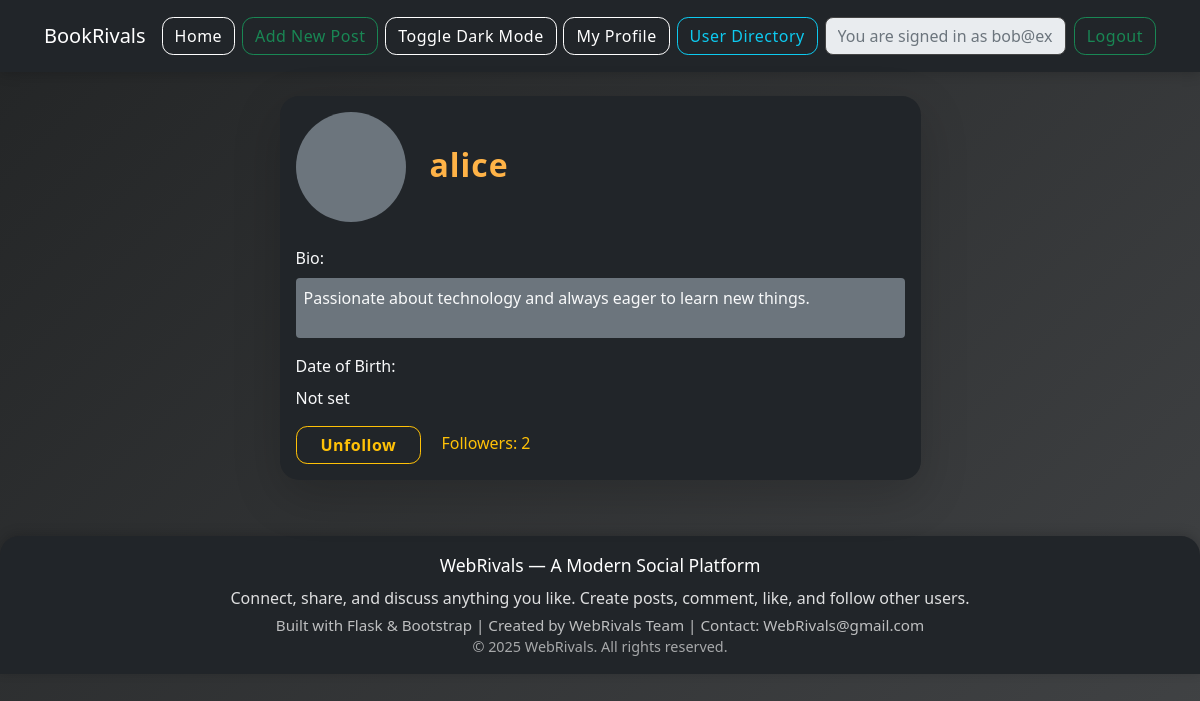
/profile?user=alice@example.com (signed in), run on the app's committed database.
### tables this page shows
CREATE TABLE users (
                        id INTEGER PRIMARY KEY,
                        username TEXT UNIQUE,
                        password TEXT, profile_picture TEXT, bio TEXT, date_of_birth TEXT);

### routes.py (the view, shortened to what this page needs)
@routes.route('/profile', methods=['GET', 'POST'])
def profile():
    if 'username' not in session:
        return redirect('/login')
    username = request.args.get('user')
    if not username:
        username = session['username']
    conn = sqlite3.connect(DATABASE)
    cursor = conn.cursor()
    cursor.execute("SELECT username, profile_picture, bio, date_of_birth FROM users WHERE username = ?", (username,))
    user = cursor.fetchone()
    cursor.execute("SELECT follower FROM followers WHERE following = ?", (username,))
    followers = cursor.fetchall()
    cursor.execute("SELECT following FROM followers WHERE follower = ?", (username,))
    following = cursor.fetchall()
    conn.close()
    followers_list = [f[0] for f in followers]
    following_list = [f[0] for f in following]
    if not user:
        return "User not found", 404
    return render_template('profile.html', user=user, followers=followers_list, following=following_list)

### app.py (called while the page is built)
@app.context_processor
def utility_processor():
    return dict(
        get_follower_count=get_follower_count,
        get_like_count=get_like_count,
        is_following=is_following,
        is_liked=is_liked,
        get_display_name=get_display_name
    )

### utils.py (called while the page is built)
def get_follower_count(username):
    conn = sqlite3.connect(DATABASE)
    cursor = conn.cursor()
    cursor.execute("SELECT COUNT(*) FROM followers WHERE following=?", (username,))
    count = cursor.fetchone()[0]
    conn.close()
    return count

def is_following(follower, following):
    if not follower or not following:
        return False
    conn = sqlite3.connect(DATABASE)
    cursor = conn.cursor()
    cursor.execute("SELECT 1 FROM followers WHERE follower=? AND following=?",
                  (follower, following))
    result = cursor.fetchone()
    conn.close()
    return result is not None

def get_display_name(email):
    if not email:
        return ''
    return email.split('@')[0]

### templates/profile.html (shortened to what this page needs)
{% extends 'base.html' %}
{% block content %}
<main class="container py-4">
    <div class="row justify-content-center">
        <div class="col-lg-7 col-md-9 col-sm-12">
            <div class="card shadow-lg bg-dark text-light" style="border-radius: 1.2rem;">
                <div class="card-body">
                    <div class="d-flex align-items-center mb-4">
                        {% if user[1] %}
                            <img src="/{{ user[1] }}" alt="Profile Picture" class="rounded-circle me-4 border border-warning" style="width:110px; height:110px; object-fit:cover; box-shadow:0 2px 12px #000;">
                        {% else %}
                            <div class="rounded-circle bg-secondary me-4" style="width:110px; height:110px;"></div>
                        {% endif %}
                        <div>
                            <h2 class="mb-1" style="font-weight:700; letter-spacing:1px; color:#ffb347;">{{ get_display_name(user[0]) }}</h2>
                        </div>
                    </div>
                    {% if user[0] == session['username'] %}
                    <form action="/profile" method="post" enctype="multipart/form-data" class="mb-4">
                        <div class="mb-3">
                            <label class="form-label">Change Profile Picture:</label>
                            <input type="file" name="profile_picture" accept="image/*" class="form-control bg-dark text-light border-secondary">
                        </div>
                        <div class="mb-3">
                            <label class="form-label">Bio:</label>
                            <textarea name="bio" rows="3" class="form-control bg-dark text-light border-secondary" style="resize:vertical;">{{ user[2] }}</textarea>
                        </div>
                        <div class="mb-3">
                            <label class="form-label">Date of Birth:</label>
                            <input type="date" name="date_of_birth" value="{{ user[3] }}" class="form-control bg-dark text-light border-secondary">
                        </div>
                        <button type="submit" class="btn btn-warning fw-bold px-4">Update Profile</button>
                    </form>
                    <div class="row mt-4">
                        <div class="col-md-6 mb-3 mb-md-0">
                            <div class="bg-secondary bg-opacity-10 rounded p-3 h-100">
                                <h5 class="text-warning mb-2">Following <span class="badge bg-dark text-warning">{{ following|length }}</span></h5>
                                <ul class="list-group list-group-flush">
                                    {% for u in following %}
                                    <li class="list-group-item bg-dark text-light border-0 px-0 py-1"><a href="/profile?user={{ u }}" class="text-info">{{ get_display_name(u) }}</a></li>
                                    {% else %}
                                    <li class="list-group-item bg-dark text-light border-0 px-0 py-1">Not following anyone yet.</li>
                                    {% endfor %}
                                </ul>
                            </div>
                        </div>
                        <div class="col-md-6">
                            <div class="bg-secondary bg-opacity-10 rounded p-3 h-100">
                                <h5 class="text-warning mb-2">Followers <span class="badge bg-dark text-warning">{{ followers|length }}</span></h5>
                                <ul class="list-group list-group-flush">
                                    {% for u in followers %}
                                    <li class="list-group-item bg-dark text-light border-0 px-0 py-1"><a href="/profile?user={{ u }}" class="text-info">{{ get_display_name(u) }}</a></li>
                                    {% else %}
                                    <li class="list-group-item bg-dark text-light border-0 px-0 py-1">No followers yet.</li>
                                    {% endfor %}
                                </ul>
                            </div>
                        </div>
                    </div>
                    {% else %}
                    <div class="mb-3">
                        <label class="form-label">Bio:</label>
                        <div class="bg-secondary bg-opacity-10 rounded p-2" style="min-height:60px;">{{ user[2] if user[2] else 'No bio yet.' }}</div>
                    </div>
                    <div class="mb-3">
                        <label class="form-label">Date of Birth:</label>
                        <div>{{ user[3] if user[3] else 'Not set' }}</div>
                    </div>
                    {% endif %}
                    {% if user[0] != session['username'] %}
                    <form id="followForm" class="mt-3">
                        <button type="button" id="followBtn" class="btn btn-outline-warning px-4 fw-bold">
                            {% if is_following(session['username'], user[0]) %}Unfollow{% else %}Follow{% endif %}
                        </button>
                        <span id="followerCount" class="ms-3 text-warning">Followers: {{ get_follower_count(user[0]) }}</span>
                    </form>
                    {% endif %}
                </div>
            </div>
        </div>
    </div>
</main>
{% endblock %}

### static/style.css (style rules this page uses)
body { background: #181818 !important; }
.card { box-shadow: 0 4px 16px 0 rgba(0,0,0,0.25); border-radius: 1.2rem; border: none; }
body { background: linear-gradient(135deg, #232526 0%, #414345 100%) !important; min-height: 100vh; }
.card { background: rgba(30, 30, 30, 0.97); box-shadow: 0 8px 32px 0 rgba(31, 38, 135, 0.18); border-radius: 1.5rem; border: none; transition: transform 0.18s, box-shadow 0.18s; overflow: hidden; margin-bottom: 2rem; }
.btn { border-radius: 0.7rem; font-weight: 500; letter-spacing: 0.5px; transition: background 0.18s, color 0.18s, box-shadow 0.18s; }

### data on the page
users: username "alice", bio "Passionate about technology and always eager to learn new things.", username "2"

### other printed values
{{ user[3] if user[3] else 'Not set' }} "Not set"
